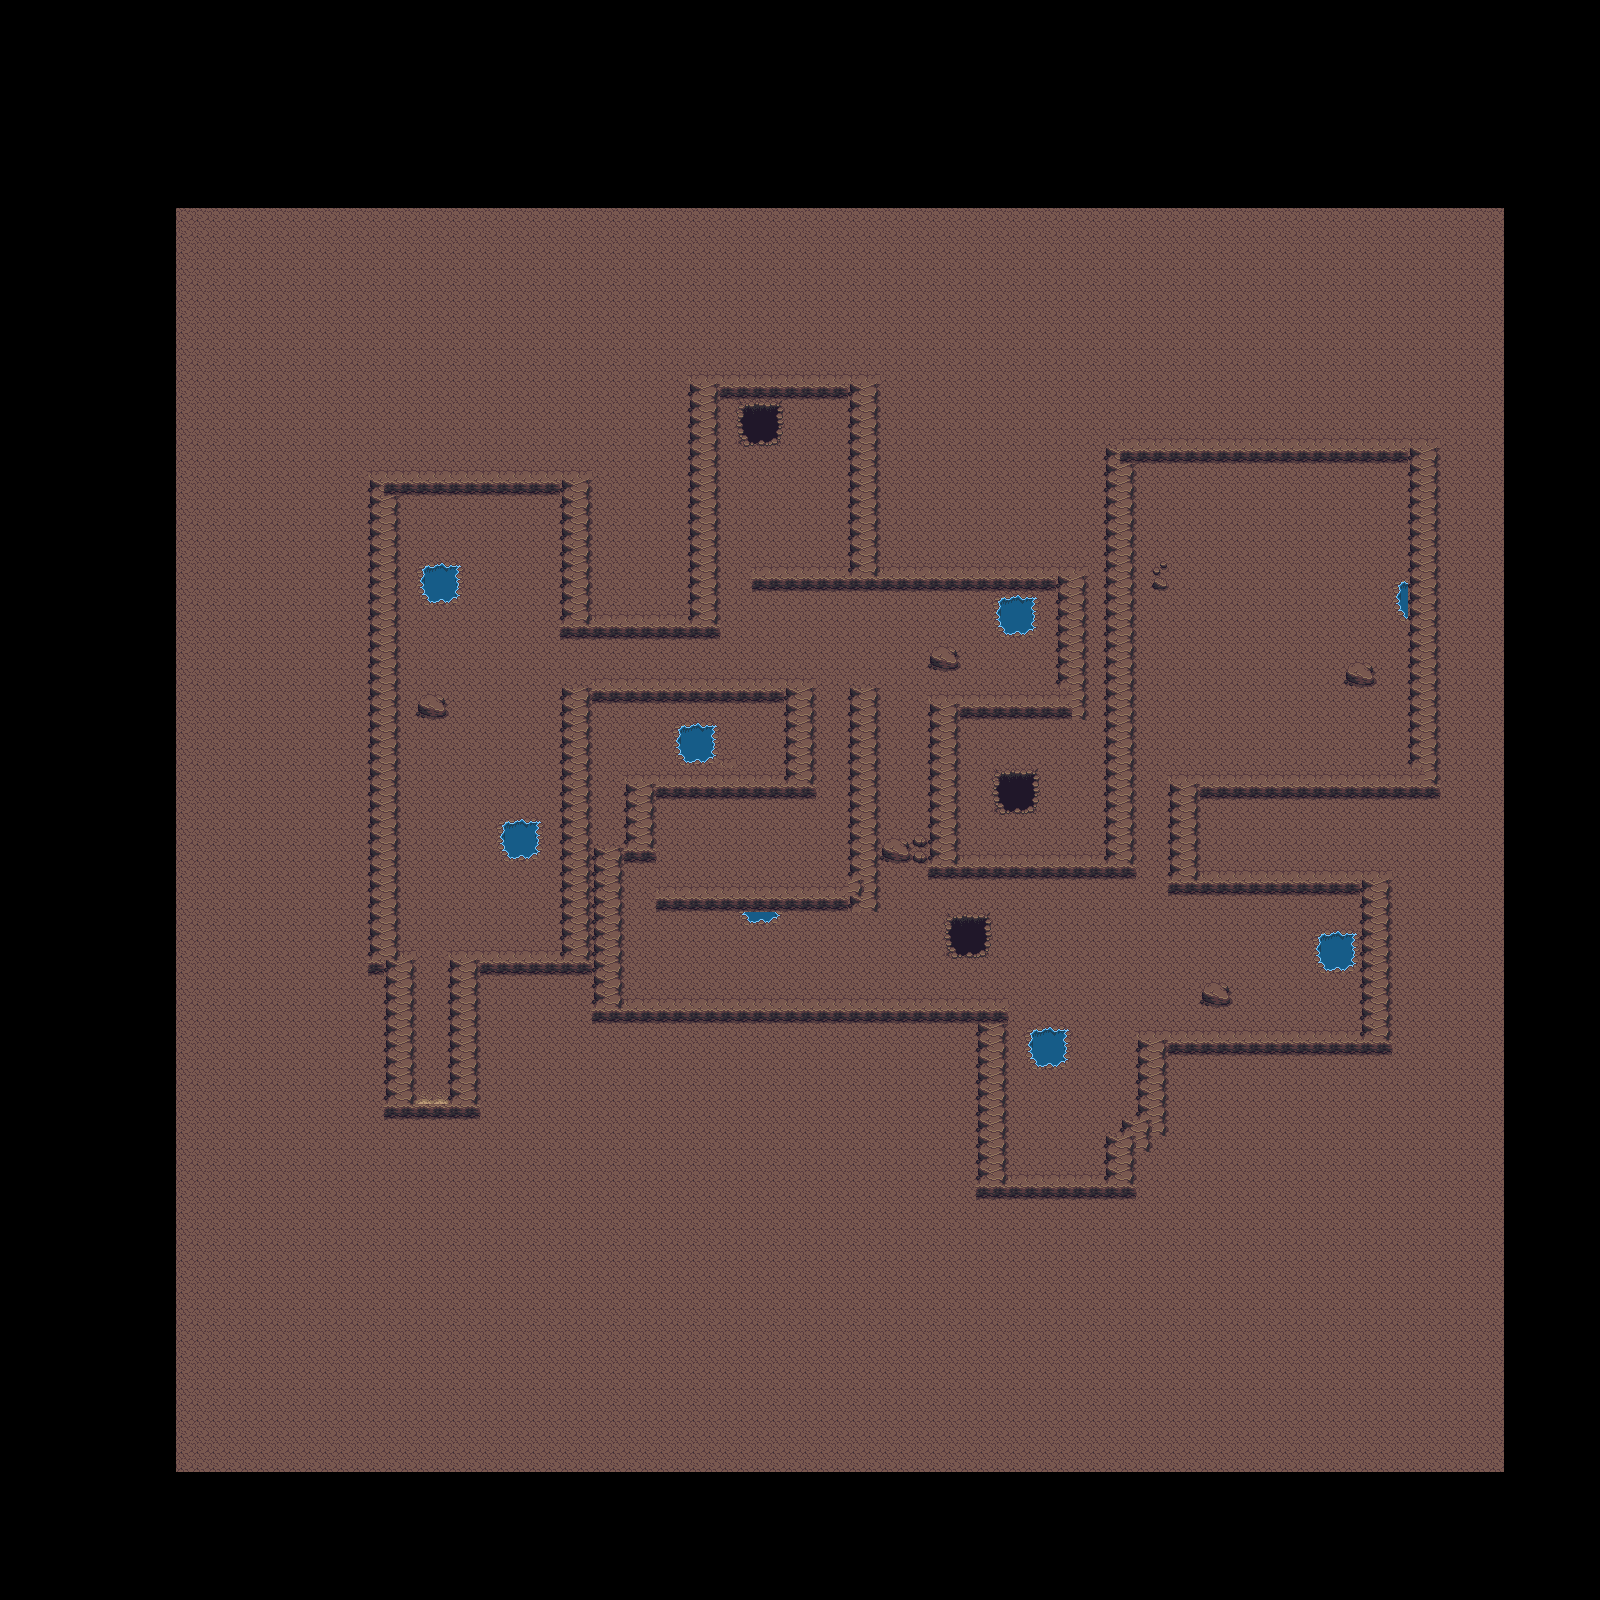

The image is a tile-based game level rendered from a .tmx file. Its description and source (layers, tilesets, objects; grid data summarised) follow:
An orthogonal 100x100 tile map with 16x16 px tiles, 2 tile layers (Tile Layer 1, Tile Layer 2) and 66 objects.

<map version="1.4" tiledversion="1.4.3" orientation="orthogonal" renderorder="right-down" width="100" height="100" tilewidth="16" tileheight="16" infinite="0" nextlayerid="6" nextobjectid="69">
 <tileset firstgid="1" source="Cave.tsx" />
 <layer id="1" name="Tile Layer 1" width="100" height="100">
  <data>[10000 cells, 6557 non-empty, 2 distinct tile ids]</data>
 </layer>
 <layer id="2" name="Tile Layer 2" width="100" height="100">
  <data>[10000 cells, 1027 non-empty, 32 distinct tile ids]</data>
 </layer>
 <objectgroup id="3" name="Object Layer 1">
  <object id="1" x="371" y="478" width="26" height="495" />
  <object id="2" x="386" y="964" width="30" height="153" />
  <object id="3" x="446" y="958" width="33" height="161" />
  <object id="4" x="481" y="953" width="112" height="23" />
  <object id="5" x="560" y="686" width="60" height="336" />
  <object id="6" x="622" y="684" width="191" height="112" />
  <object id="7" x="622" y="781" width="34" height="80" />
  <object id="8" x="377" y="466" width="209" height="28" />
  <object id="9" x="562" y="481" width="32" height="154" />
  <object id="10" x="592" y="609" width="129" height="30" />
  <object id="11" x="687" y="373" width="32" height="260" />
  <object id="12" x="712" y="369" width="166" height="28" />
  <object id="13" x="849" y="373" width="29" height="214" />
  <object id="14" x="753" y="567" width="334" height="19" />
  <object id="15" x="1052" y="574" width="36" height="144" />
  <object id="16" x="928" y="692" width="159" height="27" />
  <object id="17" x="926" y="706" width="32" height="168" />
  <object id="18" x="875" y="833" width="53" height="31" />
  <object id="19" x="845" y="684" width="33" height="227" />
  <object id="20" x="656" y="887" width="192" height="21" />
  <object id="21" x="623" y="997" width="387" height="27" />
  <object id="22" x="977" y="1019" width="31" height="178" />
  <object id="23" x="995" y="1168" width="139" height="29" />
  <object id="24" x="1104" y="1133" width="31" height="51" />
  <object id="25" x="1121" y="1119" width="49" height="34" />
  <object id="26" x="1134" y="1035" width="35" height="101" />
  <object id="27" x="1163" y="1029" width="235" height="28" />
  <object id="28" x="1361" y="874" width="33" height="180" />
  <object id="30" x="1170" y="866" width="224" height="27" />
  <object id="31" x="1168" y="778" width="32" height="92" />
  <object id="32" x="1202" y="771" width="237" height="24" />
  <object id="33" x="1405" y="438" width="34" height="357" />
  <object id="34" x="1106" y="434" width="334" height="27" />
  <object id="35" x="1101" y="441" width="36" height="437" />
  <object id="36" x="950" y="849" width="165" height="28" />
  <object id="37" x="418" y="564" width="44" height="39" />
  <object id="38" x="417" y="692" width="31" height="27" />
  <object id="39" x="498" y="819" width="44" height="40" />
  <object id="40" x="737" y="400" width="47" height="47" />
  <object id="41" x="931" y="643" width="31" height="28" />
  <object id="42" x="995" y="596" width="44" height="38" />
  <object id="43" x="950" y="709" width="154" height="141" />
  <object id="44" x="943" y="914" width="49" height="45" />
  <object id="45" x="739" y="911" width="43" height="11" />
  <object id="47" x="1027" y="1027" width="42" height="40" />
  <object id="48" x="1200" y="977" width="34" height="31" />
  <object id="49" x="1314" y="930" width="45" height="42" />
  <object id="50" x="1343" y="656" width="34" height="31" />
  <object id="51" x="1150" y="560" width="20" height="30" />
  <object id="52" x="1392" y="578" width="14" height="38" />
  <object id="53" x="176" y="209.333" width="212" height="1126.67" />
  <object id="54" x="390.667" y="1114.67" width="585.333" height="358.667" />
  <object id="55" x="476" y="977.333" width="89.3333" height="153.333" />
  <object id="56" x="534.667" y="1002.67" width="440" height="168" />
  <object id="57" x="960" y="1185.33" width="552" height="293.333" />
  <object id="58" x="1141.33" y="1053.33" width="356" height="140" />
  <object id="59" x="1388" y="864" width="113.333" height="218.667" />
  <object id="60" x="1196" y="792" width="306.667" height="84" />
  <object id="61" x="1436" y="429.333" width="156" height="389.333" />
  <object id="62" x="1102.67" y="206.667" width="396" height="224" />
  <object id="63" x="866.667" y="212" width="244" height="349.333" />
  <object id="64" x="349.333" y="212" width="536" height="156" />
  <object id="65" x="340" y="342.667" width="353.333" height="133.333" />
  <object id="66" x="570.667" y="462.667" width="122.667" height="156" />
 </objectgroup>
 <objectgroup id="4" name="CaveDoor">
  <object id="67" x="415" y="1100" width="31.5" height="17" />
 </objectgroup>
 <objectgroup id="5" name="Spawn">
  <object id="68" x="1137" y="775" width="30" height="17" />
 </objectgroup>
</map>
